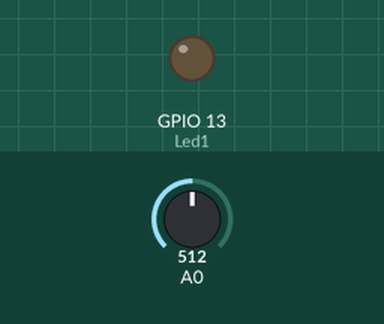
Bench run of a sketch on a simulated ESP8266 (NodeMCU). Shown: output pins drawn as LEDs (lit = HIGH). The inputs (shaded band) are chosen by the test bench; at power-on: A0 = 512. What the sketch prints to the serial monitor is not drawn.

Above: at 2.7 s.
2.8 s: A0 set to 534
8.7 s: A0 set to 558
At 13.0 s:
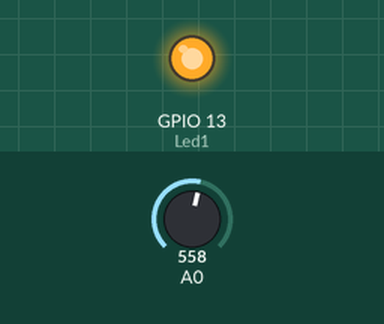
14.6 s: A0 set to 540
At 18.3 s:
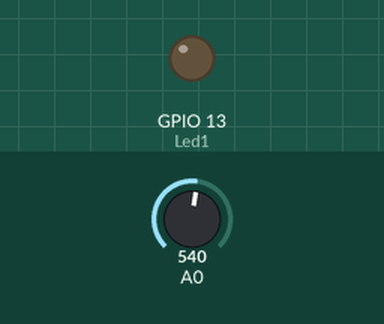
20.5 s: A0 set to 560
At 23.5 s:
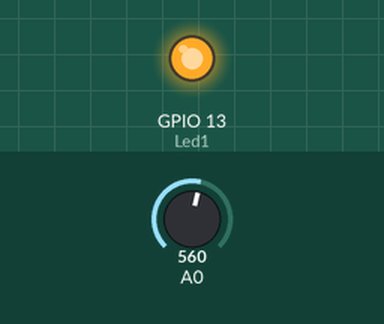
Timing chart, 0 to 25.0 s (numbered marks = the images above; inputs shaded):
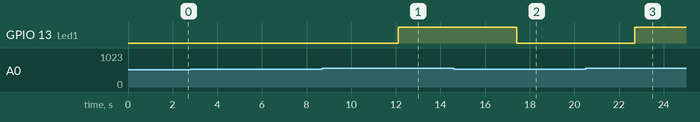

The sketch:

wifipulse.ino
```cpp
#include "UbidotsMicroESP8266.h"
#define TOKEN  "Your_token_here"  // Put here your Ubidots TOKEN
#define WIFISSID "Your_WiFi_SSID"
#define PASSWORD "Your_WiFi_Password"

Ubidots client(TOKEN);

int PulseSensorAnalogPin = 0;
int Led1 = 13;

// Variables
int pulse;

void setup(){
    pinMode(Led1,OUTPUT);
    Serial.begin(115200);
    delay(10);
    client.wifiConnection(WIFISSID, PASSWORD);
}
void loop(){
    // Read data from sensors
    pulse = analogRead(PulseSensorAnalogPin);

    // Send data to Serial
    Serial.println(pulse);

    // Turn leds on/off
    if(pulse > 550) {
        digitalWrite(Led1,HIGH);
    } else {
        digitalWrite(Led1,LOW);
    }

    // Send values to Ubidots
    client.add("Pulse", pulse);
    client.sendAll(true);
}
```

Measured:
- the behaviour switches between 550 and 551 on A0 (found by bisection; images 0 and 1)
- after the input at 2.8 s, every drawn part: stays the same
- after the input at 8.7 s, GPIO 13 (Led1): LOW → HIGH after 3.4 s
- after the input at 14.6 s, GPIO 13 (Led1): HIGH → LOW after 2.8 s
- after the input at 20.5 s, GPIO 13 (Led1): LOW → HIGH after 2.2 s
